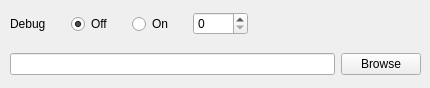
     <widget class="QWidget" name="debugTabForm">
      <property name="toolTip">
       <string>&lt;html&gt;&lt;head/&gt;&lt;body&gt;&lt;p&gt;Debug parameters (on/off, level, error file)&lt;/p&gt;&lt;/body&gt;&lt;/html&gt;</string>
      </property>
      <attribute name="title">
       <string>Debug</string>
      </attribute>
      <attribute name="toolTip">
       <string>&lt;html&gt;&lt;head/&gt;&lt;body&gt;&lt;p&gt;Debug parameters (on/off, level, error file)&lt;/p&gt;&lt;/body&gt;&lt;/html&gt;</string>
      </attribute>
      <widget class="QWidget" name="layoutWidget20">
       <property name="geometry">
        <rect>
         <x>10</x>
         <y>10</y>
         <width>238</width>
         <height>28</height>
        </rect>
       </property>
       <layout class="QHBoxLayout" name="horizontalLayout_28">
        <item>
         <widget class="QLabel" name="mf_map_debug_label">
          <property name="text">
           <string>Debug</string>
          </property>
         </widget>
        </item>
        <item>
         <widget class="QRadioButton" name="mf_map_debug_off">
          <property name="text">
           <string>Off</string>
          </property>
          <property name="checked">
           <bool>true</bool>
          </property>
         </widget>
        </item>
        <item>
         <widget class="QRadioButton" name="mf_map_debug_on">
          <property name="text">
           <string>On</string>
          </property>
         </widget>
        </item>
        <item>
         <widget class="QSpinBox" name="mf_map_debug">
          <property name="maximum">
           <number>5</number>
          </property>
         </widget>
        </item>
       </layout>
      </widget>
      <widget class="QWidget" name="layoutWidget21">
       <property name="geometry">
        <rect>
         <x>10</x>
         <y>50</y>
         <width>411</width>
         <height>29</height>
        </rect>
       </property>
       <layout class="QHBoxLayout" name="horizontalLayout_29">
        <item>
         <widget class="QLineEdit" name="mf_map_config_errorFile"/>
        </item>
        <item>
         <widget class="QPushButton" name="mf_map_config_errorFile_browse">
          <property name="text">
           <string>Browse</string>
          </property>
         </widget>
        </item>
       </layout>
      </widget>
     </widget>
